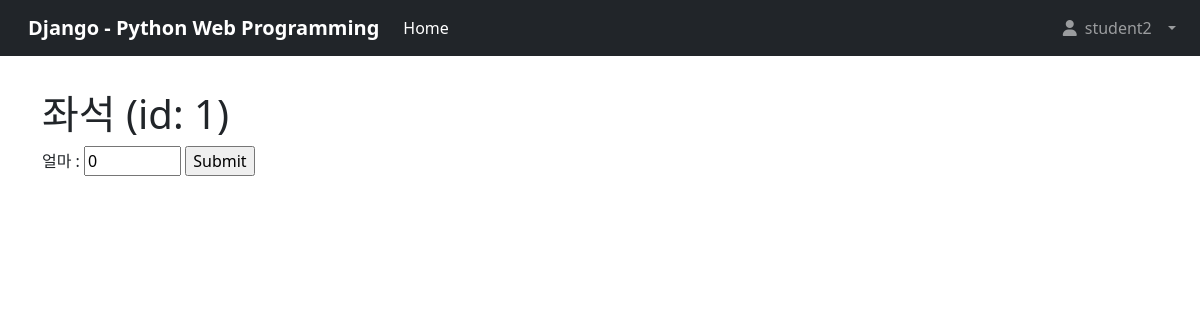
Page /seat/1 (signed in) on the earlier database version.
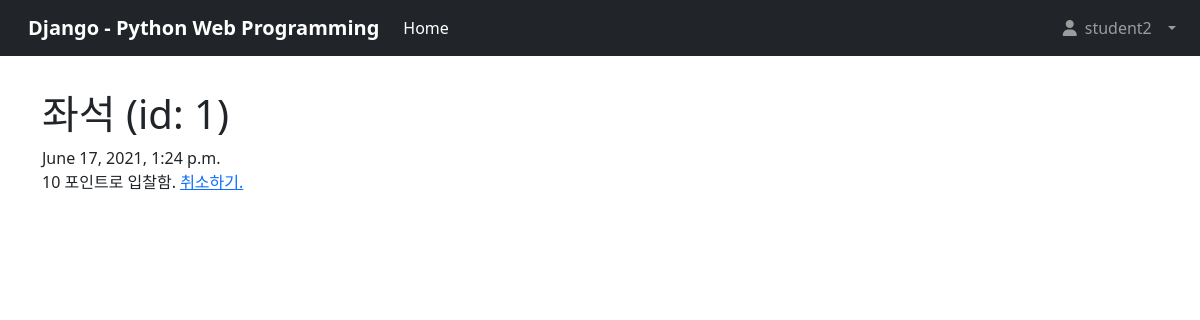
Same page on the later database version.
### point/models.py (models this page shows)
class Log(models.Model):
    created_date = models.DateTimeField(auto_now_add=True)
    modified_date = models.DateTimeField(auto_now=True)
    log_concept_id = models.IntegerField(default=0) #0이면 선생님이 직접 올리고 내린거.
    log_student_id = models.IntegerField()
    point = models.IntegerField()
    activated = models.BooleanField(default=True)
    reason = models.TextField(blank=True)

### point/views.py (the view)
# urls.py: path('seat/<int:pk>', SeatDetailView.as_view(), name='seat'),
class SeatDetailView(DetailView):
    model = Seat
    def get_context_data(self, **kwargs):
        context=  super().get_context_data(**kwargs)
        seat = context['object']
        concept = Concept.objects.get(concept_name__icontains='seat',obj_id=seat.id)
        if self.request.user.is_staff:
            context['logs'] = Log.objects.filter(log_concept_id=concept.concept_id).all()
        else:
            student = self.request.user.student
            if Log.objects.filter(log_concept_id=concept.concept_id, log_student_id=student.id,activated=True):
                context['log'] = Log.objects.get(log_concept_id=concept.concept_id, log_student_id=student.id,activated=True)
        return context

### point/models.py (called while the page is built)
    def __str__(self):
        return self.name

    def get_absolute_url(self):
        return resolve_url('student_detail', self.id)

    def __str__(self):
        return f"좌석 (id: {self.id})"

### point/templates/point/seat_detail.html (shortened to what this page needs)
{% extends 'base.html' %}
{% block content %}
<h1>{{object}}</h1>
{% if not user.is_staff %}
    {% if not log.activated %}
        {% if object.status == 'a' %}
        <form method="POST" action="{% url 'auction' object.id %}">
            <label for="point">얼마 :</label>
            {% if user.student.point >= 0 %}
                <input type="number" id="point" name="point" min="0"  max="{{ user.student.point }}" value="0">
            {% else %}
                <input type="number" id="point" name="point" min="0"  max="0" value="0">
            {% endif %}
            <input type="submit">
            </form>
        {% else %}
            닫힘
        {% endif %}
    {% endif %}
{% endif %}
{% if user.is_staff %}
{% for log in logs %}
<p>
    {{log.created_date}}<br>
    학생 번호 : {{log.log_student_id}}
    포인트 : {{log.point}} <br><br>
</p>
{% endfor %}
{% else %}
{% if log.activated %}
    {{ log.created_date }}<br> {{ log.point }} 포인트로 입찰함. <a href="">취소하기.</a>
{% endif %}
{% endif %}
{% endblock %}

Differences in the rows shown:
added Log: created_date "June 17, 2021, 1:24 p.m.", point "10"
Other differences:
form field point: "0" → (not shown)
text no longer shown: "얼마 :"
text now shown: "포인트로 입찰함. 취소하기."
